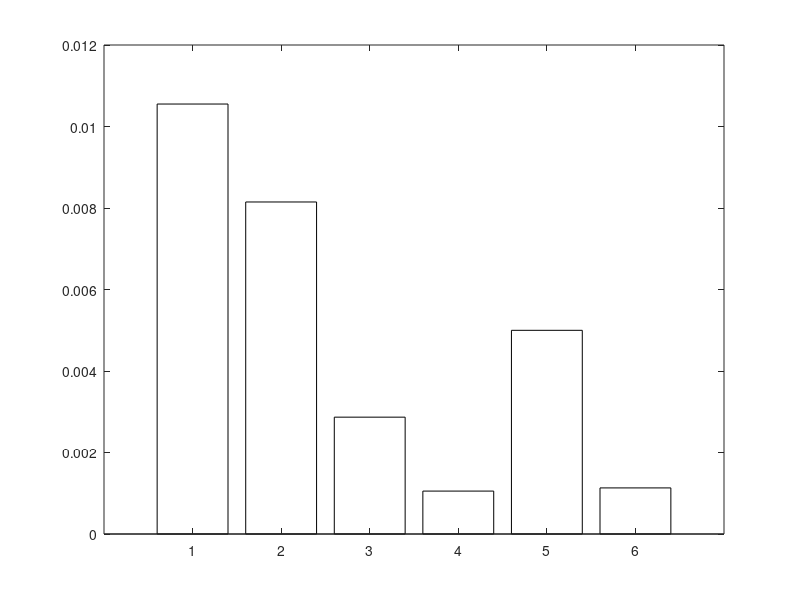

This chart was generated by the following MATLAB code: (Note: this script raises an error after producing the figure.)
% DragBuildUp.m
% =========================================================================
% DRAG BUILD-UP — Parasite Drag Coefficient (CD_0) Estimation
%
% Method: Raymer §12.5 "Component Buildup Method" (Eq. 12.24):
%
%   (CD_0)_subsonic = Σ(Cf_c · FF_c · Q_c · Swet_c) / Sref
%                     + CD_misc + CD_L&P
%
%   where for each component (subscript c):
%     Cf  = flat-plate skin friction coefficient  (Raymer Eq. 12.27)
%     FF  = form factor (pressure drag correction) (Raymer Eqs. 12.30–12.31)
%     Q   = interference factor                   (Raymer §12.5, p.285)
%     Swet= component wetted area
%
%   CD_misc captures landing-gear drag.
%   CD_L&P  captures leakage and protuberance drag.
%
% Airfoil: NASA GA(W)-1  (General Aviation Whitcomb, also known as NASA LS(1)-0417)
%   — t/c = 0.17, (x/c)_m ≈ 0.40 (max thickness near 40% chord, typical of this
%     series). Ref: McGhee & Beasley, NASA TN D-7428 (1973).
%   — Unswept, low-speed design → sweep term in Eq. (12.30) collapses to ~1.0.
%
% Fuselage cross-section: 1.75 m × 2.00 m rectangle with 0.10 m corner fillets.
%   — Equivalent circular diameter computed from cross-sectional area
%     using Raymer Eq. 12.33: d = sqrt(4/pi * A_max).
%   — Rectangular fuselage form factor correction from Raymer p.284:
%     "A square-sided fuselage has a form factor about 40% higher than the
%     [ellipsoidal] value estimated with Eq.(12.31) due to additional separation
%     caused by the corners. This can be somewhat reduced by rounding the corners."
%     With 0.10 m fillets, rounding ratio r/side ≈ 0.053 (modest). A 20%
%     FF penalty is applied — midpoint between sharp-cornered (+40%) and
%     perfectly circular (0%). Engineering judgement per Raymer p.284.
%
% Tail airfoils: NACA 0012 selected for both horizontal and vertical tail.
%   — NACA 0012: t/c = 0.12, (x/c)_m = 0.30 (standard 4-digit NACA: max
%     thickness at 30% chord). Classic choice for low-speed tail surfaces.
%   — Ref: Abbott & von Doenhoff, "Theory of Wing Sections," Dover (1959).
%   — Tail form factors increased 10% for hinge gaps per Raymer p.283.
%
% Landing gear: Fixed tricycle gear (2 main + 1 nose).
%   — Drag estimated using Raymer Table 12.5 D/q values per component.
%   — Total D/q multiplied by 1.2 for mutual interference (Raymer p.287).
%
% Leakage & Protuberances:
%   — 5% of primary component drag (Raymer p.289, propeller-aircraft upper bound).
%
% Skin friction: Raymer Eq. 12.27 (turbulent, Mach-corrected) throughout.
%
% KEY REFERENCE
%   Raymer, D. P., "Aircraft Design: A Conceptual Approach," AIAA, 1989.
%   All equation and page numbers refer to this edition.
%
% USAGE
%   1. Section 2 contains all geometry — replace placeholder values with CAD outputs.
%   2. Run. No additional .m files needed.
%   3. Feed resulting CD_0_clean into ConstraintAnalysis_TO_Land_v2.m.
%
% All quantities SI (metres, kg, Pa, m^2) unless stated.
% =========================================================================

clear; clc; close all;

ft2_to_m2 = 0.0929;   % unit conversion factor: 1 ft^2 = 0.0929 m^2

% =========================================================================
%  SECTION 1 — FLIGHT CONDITION FOR Cf EVALUATION
% =========================================================================
% Cf evaluated at cruise (clean config). Raymer Eq.(12.27) is Mach-corrected
% so M_cruise is included even though the correction is negligible at low speed.

V_cruise  = 130 * 0.5144;      % 130 KTAS → m/s
M_cruise  = V_cruise / 340.3;  % Mach number (SL ISA speed of sound = 340.3 m/s)
rho_SL    = 1.225;              % ISA sea-level density              [kg/m^3]
mu_air    = 1.789e-5;           % dynamic viscosity air, SL 15 °C   [Pa·s]

% =========================================================================
%  SECTION 2 — AIRCRAFT GEOMETRY
% =========================================================================

% ─────────────────────────────────────────────────────────────────────────
%  WING
% ─────────────────────────────────────────────────────────────────────────
S_wing  = 36.80;            % total wing planform area              [m^2]
b_wing  = 15.20;            % wing span                              [m]
MAC_w   = S_wing / b_wing;  % MAC — untapered → MAC = S/b           [m]

% NASA GA(W)-1 airfoil (Raymer Eq. 12.30 parameters)
t_c_w      = 0.17;    % thickness-to-chord ratio                   [-]
xcm_w      = 0.40;    % chordwise location of max thickness (x/c)_m  [-]
%   McGhee & Beasley, NASA TN D-7428 (1973): GA(W)-1 max t at ~40% chord.
Lambda_m_w = 0.0;     % sweep of max-thickness line  [rad]  (unswept)

% ─────────────────────────────────────────────────────────────────────────
%  HORIZONTAL TAIL
% ─────────────────────────────────────────────────────────────────────────
S_htail   = 11.34;              % total planform area                [m^2]
b_htail   =  6.73;              % span                                [m]
MAC_ht    = S_htail / b_htail;  % MAC — untapered                    [m]

% NACA 0012 horizontal tail (Abbott & von Doenhoff, 1959)
t_c_ht    = 0.12;     % t/c                                         [-]
xcm_ht    = 0.30;     % (x/c)_m — standard 4-digit NACA at 30% chord  [-]
Lambda_m_ht = 0.0;    % unswept                                    [rad]

% ─────────────────────────────────────────────────────────────────────────
%  VERTICAL TAIL
% ─────────────────────────────────────────────────────────────────────────
S_vtail   = 4.22;               % planform area                      [m^2]
b_vtail   = 2.60;               % fin height                          [m]
MAC_vt    = S_vtail / b_vtail;  % MAC — untapered                    [m]

% NACA 0012 vertical tail — same section as h-tail
t_c_vt    = 0.12;
xcm_vt    = 0.30;
Lambda_m_vt = 0.0;

% ─────────────────────────────────────────────────────────────────────────
%  FUSELAGE
% ─────────────────────────────────────────────────────────────────────────
l_fuse   = 9.9001;    % total fuselage length                       [m]
W_fuse   = 1.95;      % fuselage width                              [m]
H_fuse   = 2.00;      % fuselage height                             [m]
r_fillet = 0.10;      % corner fillet radius                        [m]

% ── Cross-sectional area (filleted rectangle) ─────────────────────────────
% Area = rectangle − 4 corner squares + 4 quarter-circle fillets
A_rect            = W_fuse * H_fuse;
A_corner_removed  = 4 * (r_fillet^2 - pi * r_fillet^2 / 4);
A_max_fuse        = A_rect - A_corner_removed;

% ── Equivalent circular diameter (Raymer Eq. 12.33) ──────────────────────
% Raymer defines d for a non-circular cross-section as the diameter of a
% circle with the same area as the maximum cross-section.
%   f = l/d = l / sqrt(4/pi * A_max)
d_fuse = sqrt(4 / pi * A_max_fuse);   % equivalent circular diameter  [m]

% ── Fineness ratio ────────────────────────────────────────────────────────
f_fuse = l_fuse / d_fuse;   % used in Eq.(12.31)                    [-]

% ── Wetted area of fuselage ───────────────────────────────────────────────
% Perimeter of the filleted rectangle × fuselage length.
% Perimeter = full rectangle perimeter − 4 straight corner segments
%             + 4 quarter-circle arcs
P_rect_corners = 4 * r_fillet;
P_fillet_arcs  = 4 * (pi / 2 * r_fillet);
P_wet_fuse     = 2*(W_fuse + H_fuse) - P_rect_corners + P_fillet_arcs;
S_wet_fuse     = P_wet_fuse * l_fuse;                                % [m^2]

% ── Rectangular cross-section FF penalty (Raymer p.284) ──────────────────
% Raymer p.284: sharp square → +40%; rounded corners reduce this.
% 0.10 m fillets on ~1.875 m sides → r/side ≈ 0.053 → modest rounding.
% 20% penalty applied (conservative midpoint between sharp and fully rounded).
rect_FF_penalty = 1.20;

% ─────────────────────────────────────────────────────────────────────────
%  LANDING GEAR — Fixed Tricycle  (Raymer Table 12.5 & p.287)
% ─────────────────────────────────────────────────────────────────────────
% Component D/q values from Raymer Table 12.5 [ft^2 per component unit]:
%   Regular wheel and tire : 0.25 ft^2
%   Round strut or wire    : 0.30 ft^2
% Tricycle layout: 2 main legs + 1 nose leg, each with 1 wheel and 1 strut.

n_legs   = 3;        % total gear legs (2 main + 1 nose)
Dq_wheel = 0.25;     % D/q per wheel+tire,  ft^2  (Table 12.5)
Dq_strut = 0.30;     % D/q per round strut, ft^2  (Table 12.5)

% Raw sum before interference correction
Dq_gear_raw = n_legs * (Dq_wheel + Dq_strut);   % [ft^2]

% Raymer p.287: multiply total gear drag by 1.2 for mutual interference
Dq_gear     = 1.2 * Dq_gear_raw;                % [ft^2]
Dq_gear_m2  = Dq_gear * ft2_to_m2;              % [m^2]

% ─────────────────────────────────────────────────────────────────────────
%  REFERENCE AREA
% ─────────────────────────────────────────────────────────────────────────
S_ref = S_wing;   % conventional normalisation (Raymer §12.5)        [m^2]

% =========================================================================
%  SECTION 3 — SKIN FRICTION COEFFICIENTS  (Raymer Eq. 12.27)
% =========================================================================
% Turbulent flat-plate, Mach-number corrected (Raymer p.282, Eq. 12.27):
%   Cf = 0.455 / [(log10 Re)^2.58 × (1 + 0.144 M^2)^0.65]
%
% Characteristic length: fuselage → l_fuse; lifting surfaces → MAC.

Re_fuse = rho_SL * V_cruise * l_fuse  / mu_air;
Re_wing = rho_SL * V_cruise * MAC_w   / mu_air;
Re_ht   = rho_SL * V_cruise * MAC_ht  / mu_air;
Re_vt   = rho_SL * V_cruise * MAC_vt  / mu_air;

% Anonymous function: Raymer Eq. (12.27)
turb_Cf = @(Re, M) 0.455 / ((log10(Re))^2.58 * (1 + 0.144*M^2)^0.65);

Cf_fuse = turb_Cf(Re_fuse, M_cruise);
Cf_wing = turb_Cf(Re_wing, M_cruise);
Cf_ht   = turb_Cf(Re_ht,   M_cruise);
Cf_vt   = turb_Cf(Re_vt,   M_cruise);

% =========================================================================
%  SECTION 4 — FORM FACTORS
% =========================================================================

% ── Wing and tail surfaces: Raymer Eq. (12.30) ────────────────────────────
% FF = [1 + 0.6/(x/c)_m × (t/c) + 100(t/c)^4] × [1.34 M^0.18 (cosΛ_m)^0.28]
%
% At M_cruise ≈ 0.195 and Λ_m = 0° (unswept), the second bracket ≈ 0.990 ≈ 1.0.
% The first bracket captures the airfoil-shape contribution to pressure drag.
%
% Tail +10% for hinge gap: Raymer p.283 — "A tail surface with a hinged
% rudder or elevator will have a form factor about 10% higher than predicted
% by Eq.(12.30) due to the extra drag of the gap between the tail surface
% and its control surface."

FF_wing = (1 + (0.6/xcm_w) * t_c_w  + 100*t_c_w^4) ...
        * (1.34 * M_cruise^0.18 * cos(Lambda_m_w)^0.28);

FF_ht   = (1 + (0.6/xcm_ht) * t_c_ht + 100*t_c_ht^4) ...
        * (1.34 * M_cruise^0.18 * cos(Lambda_m_ht)^0.28) ...
        * 1.10;   % +10% hinge-gap penalty (Raymer p.283)

FF_vt   = (1 + (0.6/xcm_vt) * t_c_vt + 100*t_c_vt^4) ...
        * (1.34 * M_cruise^0.18 * cos(Lambda_m_vt)^0.28) ...
        * 1.10;   % +10% hinge-gap penalty (Raymer p.283)

% ── Fuselage: Raymer Eq. (12.31), with rectangular FF penalty ─────────────
% FF_ellipsoid = 1 + 60/f^3 + f/400    (smooth, axisymmetric body)
% FF_fuse = FF_ellipsoid × rect_FF_penalty  (Raymer p.284, see Section 2)

FF_fuse = (1 + 60/f_fuse^3 + f_fuse/400) * rect_FF_penalty;

% =========================================================================
%  SECTION 5 — INTERFERENCE FACTORS  Q  (Raymer §12.5, p.285)
% =========================================================================
% Q multiplies each component's friction + form drag to account for
% aerodynamic interference at component junctions.
%
% Fuselage  Q = 1.00 — Raymer p.285: "The fuselage has a negligible
%   interference factor (Q = 1.0) in most cases."
%
% Wing Q = 1.00 — Raymer p.285: "For a high-wing, a mid-wing, or a
%   well-filletted low wing, the interference will be negligible so the
%   Q factor will be about 1.0."
%
% H-tail Q = 1.05 — Raymer p.285: "For tail surfaces, interference ranges
%   from about three percent (Q = 1.03) for a clean V-tail to about eight
%   percent for an H-tail." Midpoint chosen (5%) as conservative for a
%   conventional H-tail on a fuselage-mounted stabiliser.
%
% V-tail Q = 1.03 — Low end of range (clean fin-fuselage junction).

Q_fuse  = 1.00;
Q_wing  = 1.00;
Q_htail = 1.05;
Q_vtail = 1.03;

% =========================================================================
%  SECTION 6 — WETTED AREAS FOR LIFTING SURFACES
% =========================================================================
% Both upper and lower surfaces exposed → factor of 2.
% Thickness correction: S_wet ≈ 2 × S_plan × (1 + 0.2 × t/c)
% This accounts for the increase in wetted area of a thick wing compared
% to a flat plate. For t/c = 0.17 this is a 3.4% correction. Conservative
% and consistent with common conceptual-design practice.

S_wet_wing  = 2 * S_wing  * (1 + 0.2 * t_c_w);
S_wet_htail = 2 * S_htail * (1 + 0.2 * t_c_ht);
S_wet_vtail = 2 * S_vtail * (1 + 0.2 * t_c_vt);

% =========================================================================
%  SECTION 7 — COMPONENT DRAG AREAS  (Cf × FF × Q × Swet)
% =========================================================================

A_fuse  = Cf_fuse * FF_fuse  * Q_fuse  * S_wet_fuse;
A_wing  = Cf_wing * FF_wing  * Q_wing  * S_wet_wing;
A_htail = Cf_ht   * FF_ht    * Q_htail * S_wet_htail;
A_vtail = Cf_vt   * FF_vt    * Q_vtail * S_wet_vtail;

% =========================================================================
%  SECTION 8 — MISCELLANEOUS DRAG: LANDING GEAR  CD_misc
% =========================================================================
% Fixed landing gear is the dominant misc. drag source for this aircraft.
% D/q computed in Section 2 from Raymer Table 12.5 and converted to CD.

CD_misc_gear = Dq_gear_m2 / S_ref;

% =========================================================================
%  SECTION 9 — LEAKAGE & PROTUBERANCE DRAG  CD_L&P  (Raymer p.289)
% =========================================================================
% Raymer p.289: "For a normal production aircraft, leaks and protuberance
% drags can be estimated as about 2–5% of the parasite drag for jet
% transports or bombers, 5–10% for propeller aircraft."
%
% NOTE: Raymer quotes 5–10% for propeller aircraft. 5% is used here as the
% lower end of the propeller-aircraft range — appropriate for an aircraft
% that is not a fighter and will have careful attention to surface finish.
% This is applied to the primary friction/form drag sum only (gear is already
% explicitly accounted for in CD_misc).

leak_frac  = 0.05;

A_primary  = A_fuse + A_wing + A_htail + A_vtail;
CD_primary = A_primary / S_ref;
CD_LP      = leak_frac * CD_primary;

% =========================================================================
%  SECTION 10 — TOTAL PARASITE DRAG  (Raymer Eq. 12.24)
% =========================================================================

CD0_fuse  = A_fuse  / S_ref;
CD0_wing  = A_wing  / S_ref;
CD0_htail = A_htail / S_ref;
CD0_vtail = A_vtail / S_ref;

% Raymer Eq. (12.24):
% (CD_0)_subsonic = Σ(Cf·FF·Q·Swet)/Sref + CD_misc + CD_L&P
CD0_clean = CD_primary + CD_misc_gear + CD_LP;

% =========================================================================
%  SECTION 11 — CONSOLE OUTPUT
% =========================================================================

fprintf('\n');
fprintf('==========================================================================\n');
fprintf('  DRAG BUILD-UP SUMMARY  (Raymer §12.5 Component Buildup, Eq. 12.24)\n');
fprintf('==========================================================================\n\n');

fprintf('  Derived Geometry\n');
fprintf('    Wing  MAC    = %.4f m   S_wet = %.4f m^2\n', MAC_w,  S_wet_wing);
fprintf('    H-tail MAC   = %.4f m   S_wet = %.4f m^2\n', MAC_ht, S_wet_htail);
fprintf('    V-tail MAC   = %.4f m   S_wet = %.4f m^2\n', MAC_vt, S_wet_vtail);
fprintf('    Fuse  A_max  = %.4f m^2  (%.2f×%.2f rect, r=%.2f m fillets)\n', ...
        A_max_fuse, W_fuse, H_fuse, r_fillet);
fprintf('    Fuse  d_eq   = %.4f m   (Raymer Eq.12.33)\n', d_fuse);
fprintf('    Fuse  l/d    = %.4f    (fineness ratio, Eq.12.31)\n', f_fuse);
fprintf('    Fuse  S_wet  = %.4f m^2  (perimeter × length)\n\n', S_wet_fuse);

fprintf('  Flight Condition\n');
fprintf('    V = %.2f m/s (%.0f KTAS)   M = %.4f   rho = %.4f kg/m^3\n\n', ...
        V_cruise, V_cruise/0.5144, M_cruise, rho_SL);

fprintf('  Reynolds Numbers  (Raymer Eq.12.26: Re = rho·V·l/mu)\n');
fprintf('    Fuselage  (L=%.4f m)  Re = %.4e\n', l_fuse, Re_fuse);
fprintf('    Wing      (L=%.4f m)  Re = %.4e\n', MAC_w,  Re_wing);
fprintf('    H-Tail    (L=%.4f m)  Re = %.4e\n', MAC_ht, Re_ht);
fprintf('    V-Tail    (L=%.4f m)  Re = %.4e\n\n', MAC_vt, Re_vt);

fprintf('  Skin Friction Coeff.  (Raymer Eq.12.27, turbulent)\n');
fprintf('    Fuselage  Cf = %.5f\n', Cf_fuse);
fprintf('    Wing      Cf = %.5f\n', Cf_wing);
fprintf('    H-Tail    Cf = %.5f\n', Cf_ht);
fprintf('    V-Tail    Cf = %.5f\n\n', Cf_vt);

fprintf('  Form Factors\n');
fprintf('    Fuselage  FF = %.4f  (Eq.12.31 base=%.4f × %.2f rect penalty, Raymer p.284)\n', ...
        FF_fuse, FF_fuse/rect_FF_penalty, rect_FF_penalty);
fprintf('    Wing      FF = %.4f  (Eq.12.30: GA(W)-1, t/c=%.2f, (x/c)m=%.2f, Λ=0°)\n', ...
        FF_wing, t_c_w, xcm_w);
fprintf('    H-Tail    FF = %.4f  (Eq.12.30 × 1.10 hinge-gap, Raymer p.283)\n', FF_ht);
fprintf('    V-Tail    FF = %.4f  (Eq.12.30 × 1.10 hinge-gap, Raymer p.283)\n\n', FF_vt);

fprintf('  Interference Factors Q  (Raymer p.285)\n');
fprintf('    Fuselage Q=%.2f  Wing Q=%.2f  H-tail Q=%.2f  V-tail Q=%.2f\n\n', ...
        Q_fuse, Q_wing, Q_htail, Q_vtail);

% Component breakdown table
fprintf('  Component Drag Breakdown\n');
hdr = '  %-15s  %9s  %7s  %7s  %6s  %10s  %8s  %7s';
row = '  %-15s  %9.4f  %7.5f  %7.4f  %6.2f  %10.6f  %8.5f  %6.1f%%';
row_misc = '  %-15s  %9s  %7s  %7s  %6s  %10s  %8.5f  %6.1f%%';
fprintf([hdr '\n'], 'Component','Swet[m^2]','Cf','FF','Q','Ai[m^2]','CD0_i','%Total');
fprintf('  %s\n', repmat('-',1,82));
fprintf([row '\n'], 'Fuselage',  S_wet_fuse,   Cf_fuse, FF_fuse,  Q_fuse,  A_fuse,  CD0_fuse,  100*CD0_fuse/CD0_clean);
fprintf([row '\n'], 'Wing',      S_wet_wing,   Cf_wing, FF_wing,  Q_wing,  A_wing,  CD0_wing,  100*CD0_wing/CD0_clean);
fprintf([row '\n'], 'H-Tail',    S_wet_htail,  Cf_ht,   FF_ht,    Q_htail, A_htail, CD0_htail, 100*CD0_htail/CD0_clean);
fprintf([row '\n'], 'V-Tail',    S_wet_vtail,  Cf_vt,   FF_vt,    Q_vtail, A_vtail, CD0_vtail, 100*CD0_vtail/CD0_clean);
fprintf([row_misc '\n'], 'Gear (misc)','—','—','—','—','—', CD_misc_gear, 100*CD_misc_gear/CD0_clean);
fprintf([row_misc '\n'], 'Leak & Protub','—','—','—','—','—', CD_LP, 100*CD_LP/CD0_clean);
fprintf('  %s\n', repmat('-',1,82));
fprintf([row_misc '\n'], 'TOTAL (clean)','—','—','—','—','—', CD0_clean, 100.0);
fprintf('\n');

% Landing gear detail
fprintf('  Landing Gear Detail  (Raymer Table 12.5)\n');
fprintf('    %d legs × wheel(%.2f ft²) + strut(%.2f ft²) = %.3f ft²  (raw)\n', ...
        n_legs, Dq_wheel, Dq_strut, Dq_gear_raw);
fprintf('    × 1.20 interference (Raymer p.287) → D/q = %.3f ft² = %.5f m²\n', ...
        Dq_gear, Dq_gear_m2);
fprintf('    CD_misc_gear = %.5f\n\n', CD_misc_gear);

% Comparison
CD0_placeholder = 0.030;
delta_pct = (CD0_clean - CD0_placeholder) / CD0_placeholder * 100;
fprintf('  Comparison vs. ConstraintAnalysis placeholder\n');
fprintf('    Placeholder   CD_0 = %.4f\n', CD0_placeholder);
fprintf('    Build-up      CD_0 = %.4f\n', CD0_clean);
fprintf('    Difference         = %+.1f%%\n', delta_pct);
if abs(delta_pct) > 20
    fprintf('    *** WARNING: >20%% deviation — update ConstraintAnalysis! ***\n');
end
fprintf('\n');
fprintf('==========================================================================\n');
fprintf('  ACTION: Set CD_0_clean = %.5f in ConstraintAnalysis_TO_Land_v2.m\n', CD0_clean);
fprintf('==========================================================================\n\n');

% =========================================================================
%  SECTION 12 — BAR CHART
% =========================================================================

comp_labels = {'Fuselage', 'Wing', 'H-Tail', 'V-Tail', 'Gear', 'Leak & Protub'};
CD0_parts   = [CD0_fuse, CD0_wing, CD0_htail, CD0_vtail, CD_misc_gear, CD_LP];
pct_parts   = 100 * CD0_parts / CD0_clean;

bar_colors  = [0.27 0.51 0.71;   % fuselage  — steel blue
               0.20 0.63 0.17;   % wing      — green
               0.89 0.47 0.13;   % h-tail    — orange
               0.75 0.22 0.17;   % v-tail    — red
               0.55 0.27 0.07;   % gear      — brown
               0.60 0.60 0.60];  % leakage   — grey

figure('Name','Drag Build-Up', 'Units','normalized', 'Position',[0.08 0.15 0.60 0.65]);

b = bar(CD0_parts, 'FaceColor','flat');
b.CData = bar_colors;

for k = 1:length(CD0_parts)
    text(k, CD0_parts(k) + 0.0002, sprintf('%.1f%%', pct_parts(k)), ...
         'HorizontalAlignment','center', 'FontSize',10, 'FontWeight','bold');
end

yline(CD0_clean, 'k--', 'LineWidth',1.5, ...
      'Label', sprintf('CD_0 = %.4f (total clean)', CD0_clean), ...
      'LabelHorizontalAlignment','left', 'FontSize',9);

xticks(1:length(comp_labels));
xticklabels(comp_labels);
ylabel('Parasite Drag Coefficient  CD_0  [-]', 'FontSize',12);
title({ ...
    'Drag Build-Up — Component Contributions to CD_{0,clean}', ...
    sprintf('Raymer §12.5 | NASA GA(W)-1 | NACA 0012 tails | Fixed Tricycle Gear | S_{ref} = %.2f m^2', S_ref)}, ...
    'FontSize',11);

ax = gca;
ax.FontSize  = 11;
ax.GridAlpha = 0.30;
grid on;
ylim([0, max(CD0_parts)*1.40]);
xlim([0.4, length(comp_labels)+0.6]);
box on;
